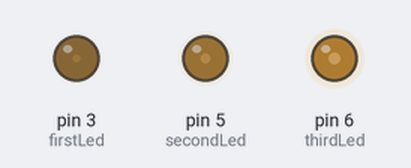
Simulated run of this sketch. Board: Arduino Uno, built with avr-gcc and run on an emulated ATmega328P. Parts: output pins drawn as LEDs (lit = HIGH).

Above: at 0.1 s.
Timing chart, 0 to 1.6 s (numbered marks = the images above):
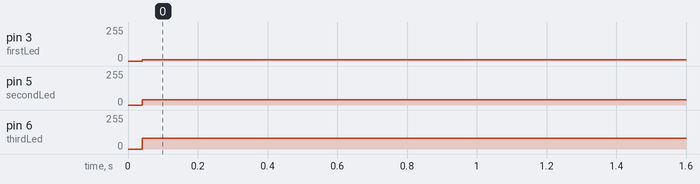

The sketch:

app.ino
```cpp
const int firstLed = 3;
const int secondLed = 5;
const int thirdLed = 6;

void setup()
{
  pinMode(firstLed, OUTPUT);
  pinMode(secondLed, OUTPUT);
  pinMode(thirdLed, OUTPUT);
}

void gradualGlow(int ledId, int glowPercentage)
{
  int offPercentage = 100 - glowPercentage;

  if (glowPercentage == 0)
  {
    glowPercentage = 1;
  }
  if (offPercentage == 0)
  {
    offPercentage = 1;
  }

  digitalWrite(ledId, HIGH);
  delayMicroseconds(glowPercentage);
  digitalWrite(ledId, LOW);
  delayMicroseconds(offPercentage);
}

void loop()
{
  gradualGlow(firstLed, 10);
  gradualGlow(secondLed, 50);
  gradualGlow(thirdLed, 100);
}
```

Measured:
- by itself, pin 3 (firstLed): 0/255 → 11/255 at 0.04 s
- by itself, pin 5 (secondLed): 0/255 → 41/255 at 0.04 s
- by itself, pin 6 (thirdLed): 0/255 → 79/255 at 0.04 s
